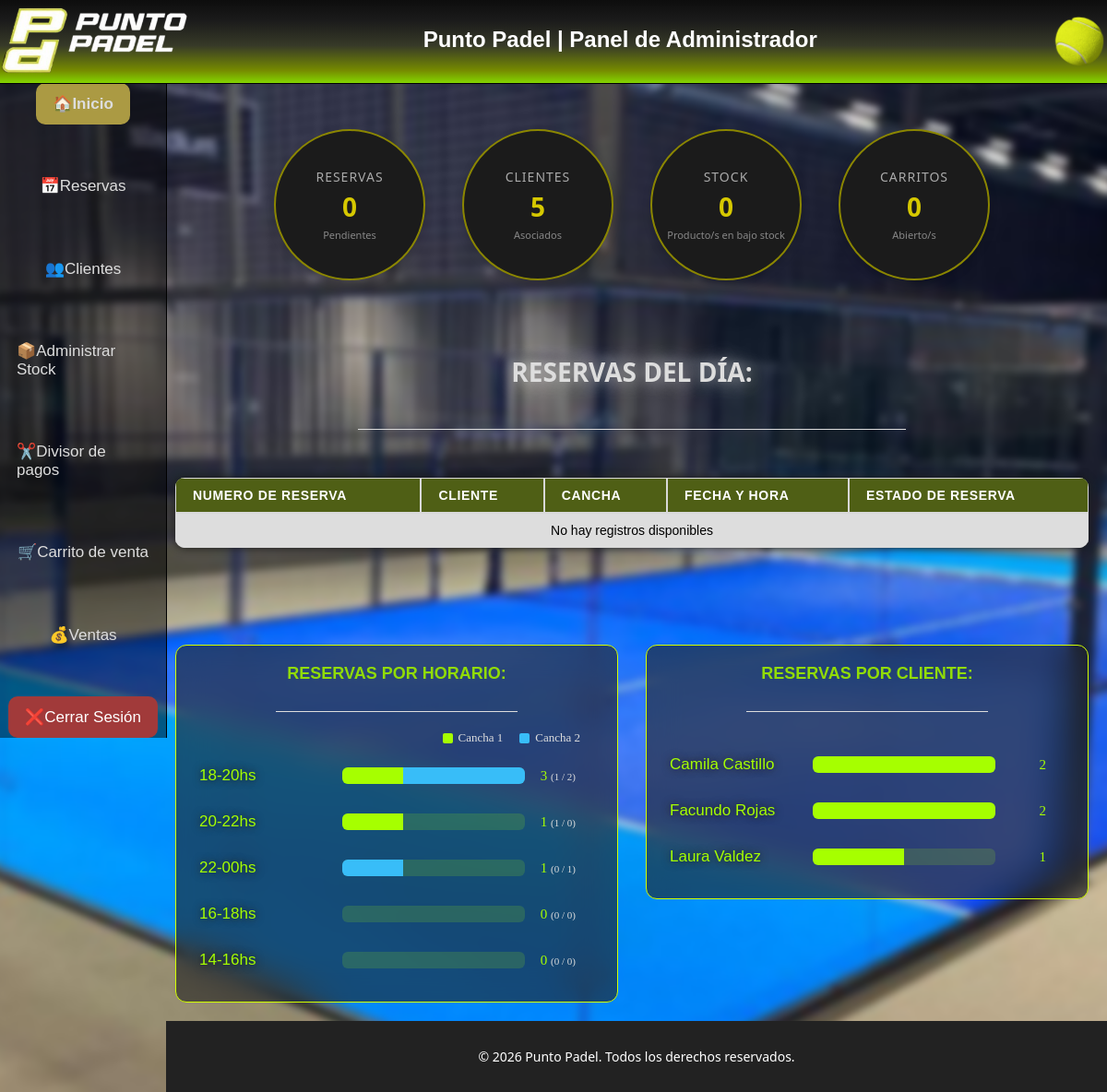
/vista_admin/index.php (signed in), run on the app's committed database.
### tables this page shows
CREATE TABLE `clientes` (
  `id_cliente` int(11) NOT NULL,
  `nombre` varchar(30) DEFAULT NULL,
  `email` varchar(30) DEFAULT NULL,
  `telefono` varchar(20) DEFAULT NULL,
  `reservas_realizadas` int(11) DEFAULT NULL,
  `suspendido` varchar(2) DEFAULT NULL,
  `nombre_usuario` varchar(20) DEFAULT NULL,
  `contraseña` varchar(30) DEFAULT NULL
);

### vista_admin/index.php (the view, shortened to what this page needs)
<!DOCTYPE HTML>
<html lang="es">
<head>
  <link rel="stylesheet" href="../css/estilos.css">
</head>
<body class="body-admin">
<header class="headerAdmin">
    <a href="../vista_admin/index.php"><img src="../img/PuntoPadelCartelSinFondo.png" alt="Logo de Punto Padel" id="logo1"></a>
    <h1 class="tituloPag">Punto Padel | Panel de Administrador</h1>
    <img src="../img/PelotaPadel.png" alt="Pelota Padel" id="logo2">
</header>
    <aside class="aside-admin">
        <a class="active" href="../vista_admin/index.php">🏠Inicio</a>
        <a href="../vista_admin/Reservas/index.php">📅Reservas</a>
        <a href="../vista_admin/Clientes/index.php">👥Clientes</a>
        <a href="../vista_admin/Stock/index.php">📦Administrar Stock</a>
        <a href="../vista_admin/DivisorPagos/index.php">✂️Divisor de pagos</a>
        <a href="../vista_admin/Carrito/index.php">🛒Carrito de venta</a>
        <a href="../vista_admin/Ventas/index.php">💰Ventas</a>
        <a href="../cerrarSesion.php" id="btnCerrarSesion">❌Cerrar Sesión</a>
    </aside>
    <main class="contenidoGeneral">
     <div class="contenidoPrincipal">
        <div class="contenedor-tarjetas">
    <a href="Reservas/index.php" class="tarjeta-circular">
        <div class="contenido-tarjeta">
            <?php
                include("../conexion.php");
                $sql= "SELECT COUNT(id_reserva) FROM reservas WHERE fecha >= CURDATE() AND estado_reserva!='Finalizada' AND estado_reserva!='Cancelada'";
                $stmt=$conexion->query($sql);
                $cantidad_reservas=$stmt->fetch(PDO::FETCH_COLUMN);
            ?>
            <span class="titulo-tarjeta">Reservas</span>
            <span class="numero-tarjeta"><?php echo htmlspecialchars($cantidad_reservas) ?></span>
            <span class="subtexto-tarjeta">Pendientes</span>
        </div>
    </a>
    <a href="Clientes/index.php" class="tarjeta-circular">
        <div class="contenido-tarjeta">
            <?php
                include("../conexion.php");
                $sql= "SELECT COUNT(id_cliente) FROM clientes ";
                $stmt=$conexion->query($sql);
                $cantidad_clientes=$stmt->fetch(PDO::FETCH_COLUMN);
            ?>
            <span class="titulo-tarjeta">Clientes</span>
            <span class="numero-tarjeta"><?php echo htmlspecialchars($cantidad_clientes) ?></span>
            <span class="subtexto-tarjeta">Asociados</span>
        </div>
    </a>
    <a href="Stock/index.php" class="tarjeta-circular">
        <div class="contenido-tarjeta">
            <?php
                include("../conexion.php");
                $sql= "SELECT COUNT(id_producto) FROM stock where cantidad<5 ";
                $stmt=$conexion->query($sql);
                $bajo_stock=$stmt->fetch(PDO::FETCH_COLUMN);
            ?>
            <span class="titulo-tarjeta">Stock</span>
            <span class="numero-tarjeta"><?php echo htmlspecialchars($bajo_stock) ?></span>
            <span class="subtexto-tarjeta">Producto/s en bajo stock</span>
        </div>
    </a>
    <a href="carrito/index.php" class="tarjeta-circular">
        <div class="contenido-tarjeta">
            <span class="titulo-tarjeta">Carritos</span>
            <span id="cantidadCarritosAbiertos" class="numero-tarjeta">0</span>
            <span class="subtexto-tarjeta">Abierto/s</span>
        </div>
    </a>
</div>
    <h2 id="turnosHoy">Reservas del día:</h2><hr> <br><br>
    <?php
    include("../conexion.php");
    $sql = "SELECT id_reserva, c.nombre, c.email, id_cancha, estado_reserva, fecha, hora FROM reservas r JOIN clientes c ON r.id_cliente = c.id_cliente WHERE fecha = CURDATE() AND estado_reserva!='Finalizada' AND estado_reserva!='Cancelada' ORDER BY fecha, hora";
    $stmt = $conexion->query($sql);
    $resultados = $stmt->fetchAll(PDO::FETCH_ASSOC);
    ?>
    <table class="tablaListar">
        <thead>
            <tr>
                <th>Numero de reserva</th>
                <th>Cliente</th>
                <th>Cancha</th>
                <th>Fecha y Hora</th>
                <th>Estado de reserva</th>
            </tr>
        </thead>
        <tbody>
            <?php if (count($resultados) > 0):
                 foreach ($resultados as $fila): ?>
                    <tr>
                        <td><?php echo htmlspecialchars($fila['id_reserva']); ?></td>
                        <td>
                            <div class="infoCliente">
                            <div class="avatarCliente"><?php echo substr(htmlspecialchars($fila['nombre']), 0, 1); ?></div>
                            <div>
                                <p class="nombreCliente"><?php echo htmlspecialchars($fila['nombre']); ?></p>
                                <p class="emailCliente"><?php echo htmlspecialchars($fila['email']); ?></p>
                            </div>
                            </div>
                        </td>
                        <td><?php echo htmlspecialchars($fila['id_cancha']); ?></td>
                        <td>
                            <p class="fechaReserva"><?php echo htmlspecialchars($fila['fecha']); ?></p>
                            <p class="horaReserva"><?php echo htmlspecialchars($fila['hora']); ?></p>
                        </td>
                        <td><span class="estadoReserva"></span><?php echo htmlspecialchars($fila['estado_reserva']); ?></td>
                        <td></td>
                    </tr>
                <?php endforeach; ?>
            <?php
            else:
            ?>
                <tr>
                    <td colspan="6" style="text-align: center;">No hay registros disponibles</td>
                </tr>
            <?php
            endif;
            ?>
        </tbody>
    </table>
    <br><br><br><br><br>
    <div>
            <div class="mitadPantalla">
            <?php
            $rangosHorarios = [
                ['etiqueta' => '18-20hs', 'condicion' => "hora >= '18:00' AND hora < '20:00'"],
                ['etiqueta' => '20-22hs', 'condicion' => "hora >= '20:00' AND hora < '22:00'"],
                ['etiqueta' => '16-18hs', 'condicion' => "hora >= '16:00' AND hora < '18:00'"],
                ['etiqueta' => '14-16hs', 'condicion' => "hora >= '14:00' AND hora < '16:00'"],
                ['etiqueta' => '22-00hs', 'condicion' => "hora >= '22:00' AND hora < '24:00'"],
            ];
            $maximoReservas = max(array_column($rangosHorarios, 'total'));
            usort($rangosHorarios, function ($a, $b){
                return $b['total'] <=> $a['total'];
            })
            ?>
            <div class="contenedorStats">
                <h3 style="margin:auto auto 30px; text-transform:uppercase">Reservas por horario:</h3><hr> <br><br>
                <div class="leyenda-cancha">
                    <span><i class="indicador-cancha cancha-1"></i>Cancha 1</span>
                    <span><i class="indicador-cancha cancha-2"></i>Cancha 2</span>
                </div>
                <?php foreach ($rangosHorarios as $rango):
                    $porcentajeCancha1 = $maximoReservas > 0
                        ? ($rango['cancha1'] / $maximoReservas) * 100
                        : 0;
                    $porcentajeCancha2 = $maximoReservas > 0
                        ? ($rango['cancha2'] / $maximoReservas) * 100
                        : 0;
                ?>
                    <div class="bar-row">
                        <span class="bar-label"><?php echo htmlspecialchars($rango['etiqueta']); ?></span>
                        <div class="bar-bg" title="Cancha 1: <?php echo $rango['cancha1']; ?> | Cancha 2: <?php echo $rango['cancha2']; ?>">
                            <div class="bar-fill cancha-1" style="width: <?php echo $porcentajeCancha1; ?>%;"></div>
                            <div class="bar-fill cancha-2" style="width: <?php echo $porcentajeCancha2; ?>%;"></div>
                        </div>
                        <span class="bar-val"><?php echo $rango['total']; ?> <small>(<?php echo $rango['cancha1']; ?> / <?php echo $rango['cancha2']; ?>)</small></span>
                    </div>
                <?php endforeach; ?>
            </div>
            <?php
            $sqlClientes = "SELECT c.id_cliente, c.nombre, COUNT(r.id_reserva) AS total FROM clientes c INNER JOIN reservas r ON r.id_cliente = c.id_cliente WHERE r.estado_reserva != 'Cancelada' GROUP BY c.id_cliente, c.nombre ORDER BY total DESC;";
            $reservasClientes = $conexion->query($sqlClientes)->fetchAll(PDO::FETCH_ASSOC);
            $maximoReservasCliente = !empty($reservasClientes) ? (int) $reservasClientes[0]['total'] : 0;
            ?>
            <div class="contenedorStats">
                <h3 style="margin:auto auto 30px; text-transform:uppercase">Reservas por Cliente:</h3><hr> <br><br>
                <?php foreach ($reservasClientes as $cliente):
                    $porcentaje = $maximoReservasCliente > 0
                        ? ($cliente['total'] / $maximoReservasCliente) * 100
                        : 0;
                ?>
                    <div class="bar-row">
                        <span class="bar-label"><?php echo htmlspecialchars($cliente['nombre']); ?></span>
                        <div class="bar-bg">
                            <div class="bar-fill" style="width: <?php echo $porcentaje; ?>%;"></div>
                        </div>
                        <span class="bar-val"><?php echo (int) $cliente['total']; ?></span>
                    </div>
                <?php endforeach; ?>
            </div>
    </div>
    </div>
        </div>
    <footer>
        <p>&copy; 2026 Punto Padel. Todos los derechos reservados.</p>
    </footer>
</main>
</body>
</html>

### data on the page
clientes: nombre "Camila Castillo", $porcentaje 100 (drawn), total "2"
clientes: nombre "Facundo Rojas", $porcentaje 100 (drawn), total "2"
clientes: nombre "Laura Valdez", $porcentaje 50 (drawn), total "1"

### other printed values
$cantidad_reservas "0"
$cantidad_clientes "5"
$bajo_stock "0"
$rango['etiqueta'] "18-20hs"
$rango['total'] "3"
$rango['cancha1'] "1"
$rango['cancha2'] "2"
$rango['etiqueta'] "20-22hs"
$rango['total'] "1"
$rango['cancha2'] "0"
$rango['etiqueta'] "22-00hs"
$rango['cancha1'] "0"
$rango['cancha2'] "1"
$rango['etiqueta'] "16-18hs"
$rango['total'] "0"
